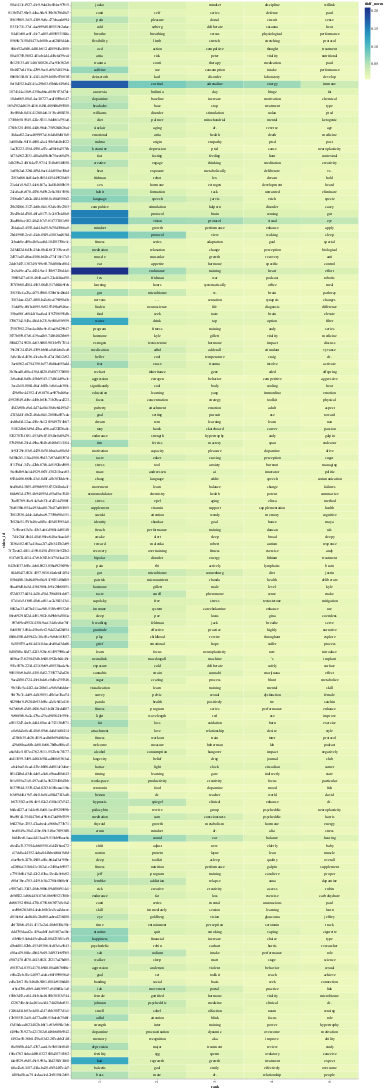

This figure's notebook cell:
### Code cell
# Import altair for graphing the n highest terms in a heatmap

try:
    import altair as alt
except ModuleNotFoundError:
    !pip install altair --quiet

# adding a little randomness to break ties in term ranking
top_tfidf_rand = top_tfidf.copy()
top_tfidf_rand['tfidf_norm'] = top_tfidf_rand['tfidf_norm'] + np.random.rand(top_tfidf.shape[0])*0.0001

base = alt.Chart(top_tfidf_rand).encode(
    x = 'rank:O',
    y = 'video_id:N'
).transform_window(
    rank = "rank()",
    sort = [alt.SortField("tfidf_norm", order="descending")],
    groupby = ["video_id"],
)

# heatmap specification
heatmap = base.mark_rect().encode(
    color = 'tfidf_norm:Q'
)

# text labels, white for darker heatmap colors
text = base.mark_text(baseline='middle').encode(
    text = 'term:N',
    color = alt.condition(alt.datum.tfidf >= 0.23, alt.value('white'), alt.value('black'))
)

# display the three superimposed visualizations
(heatmap + text).properties(width = 800)

### Figure 1 — Vega-Lite specification as saved in the notebook (floating-point values rounded to 4 significant figures; data arrays with more than 128 entries replaced by an {"elided": "..."} marker saying what was removed)
{"config": {"view": {"continuousWidth": 300, "continuousHeight": 300}}, "layer": [{"mark": {"type": "rect"}, "encoding": {"color": {"field": "tfidf_norm", "type": "quantitative"}, "x": {"field": "rank", "type": "ordinal"}, "y": {"field": "video_id", "type": "nominal"}}, "transform": [{"window": [{"op": "rank", "field": "", "as": "rank"}], "groupby": ["video_id"], "sort": [{"field": "tfidf_norm", "order": "descending"}]}]}, {"mark": {"type": "text", "baseline": "middle"}, "encoding": {"color": {"condition": {"test": "(datum.tfidf >= 0.23)", "value": "white"}, "value": "black"}, "text": {"field": "term", "type": "nominal"}, "x": {"field": "rank", "type": "ordinal"}, "y": {"field": "video_id", "type": "nominal"}}, "transform": [{"window": [{"op": "rank", "field": "", "as": "rank"}], "groupby": ["video_id"], "sort": [{"field": "tfidf_norm", "order": "descending"}]}]}], "data": {"name": "data-cc0d5e0c3ead32ac0117cc18bb60b9b2"}, "width": 800, "$schema": "https://vega.github.io/schema/vega-lite/v5.14.1.json", "datasets": {"data-cc0d5e0c3ead32ac0117cc18bb60b9b2": {"elided": "750 records"}}}
